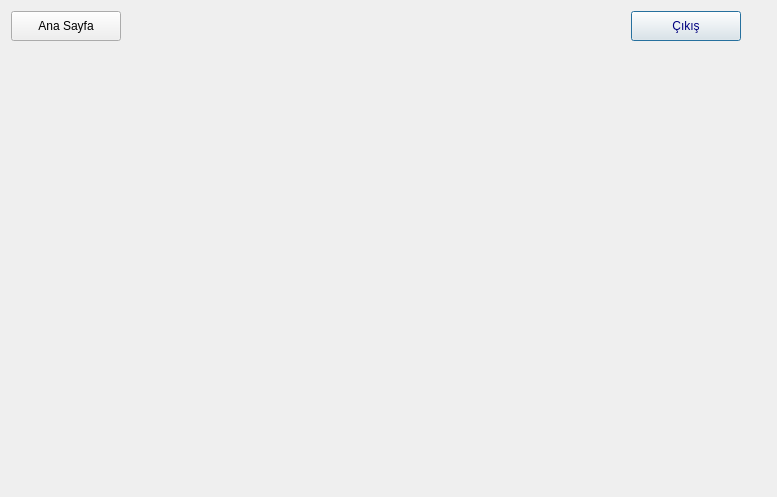
<?xml version="1.0" encoding="UTF-8"?>
<ui version="4.0">
 <class>stepwindow</class>
 <widget class="QDialog" name="stepwindow">
  <property name="geometry">
   <rect>
    <x>0</x>
    <y>0</y>
    <width>777</width>
    <height>497</height>
   </rect>
  </property>
  <property name="windowTitle">
   <string>Dialog</string>
  </property>
  <widget class="QPushButton" name="exit">
   <property name="geometry">
    <rect>
     <x>631</x>
     <y>11</y>
     <width>110</width>
     <height>30</height>
    </rect>
   </property>
   <property name="styleSheet">
    <string notr="true">color:navy</string>
   </property>
   <property name="text">
    <string>Çıkış</string>
   </property>
   <property name="autoDefault">
    <bool>true</bool>
   </property>
  </widget>
  <widget class="QCustomPlot" name="plot" native="true">
   <property name="geometry">
    <rect>
     <x>10</x>
     <y>50</y>
     <width>731</width>
     <height>381</height>
    </rect>
   </property>
  </widget>
  <widget class="QPushButton" name="main">
   <property name="geometry">
    <rect>
     <x>11</x>
     <y>11</y>
     <width>110</width>
     <height>30</height>
    </rect>
   </property>
   <property name="styleSheet">
    <string notr="true">color:black</string>
   </property>
   <property name="text">
    <string>Ana Sayfa</string>
   </property>
   <property name="autoDefault">
    <bool>true</bool>
   </property>
   <property name="default">
    <bool>false</bool>
   </property>
   <property name="flat">
    <bool>false</bool>
   </property>
  </widget>
 </widget>
 <customwidgets>
  <customwidget>
   <class>QCustomPlot</class>
   <extends>QWidget</extends>
   <header>qcustomplot.h</header>
   <container>1</container>
  </customwidget>
 </customwidgets>
 <resources/>
 <connections/>
</ui>
